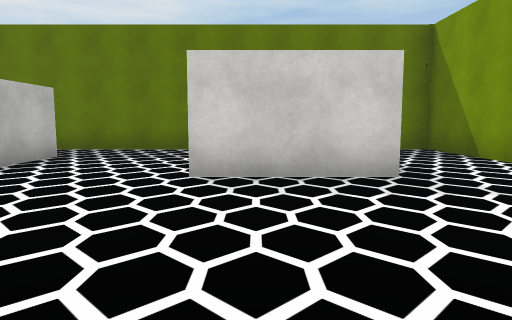
View 1 (above)

24 first-person views from a walk through a scene from a Unity 3-D project. The camera is 1.2 m above the floor, tilts 6° down and sees 70° across. The floor is counted in squares, 1.8 m on a side. Each view is taken from the middle of a square. On the plan, view 1 faces up. The plan holds only what a view shows up to about 11 squares ahead; the rest is blank. The place goes on beyond the plan. The player character is not drawn. Door leaves are left out, so doorways stand open. Some surface patterns are stand-ins.

View 2
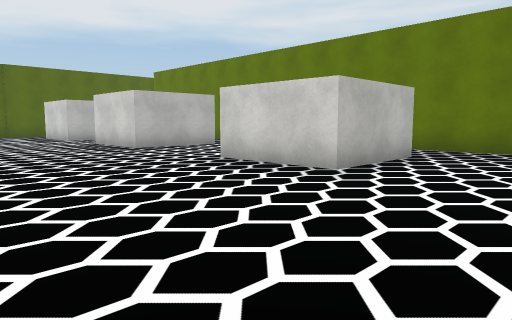

View 3
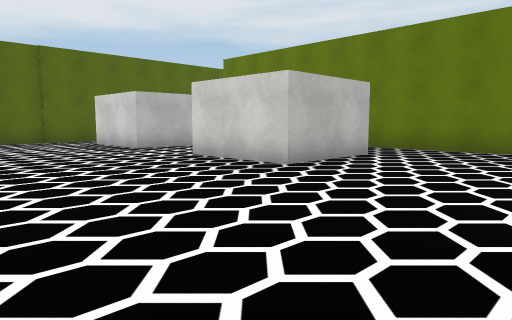

View 4
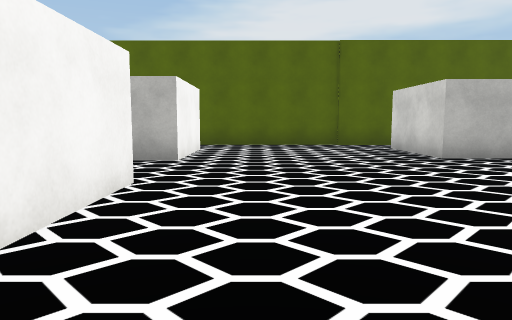

View 5
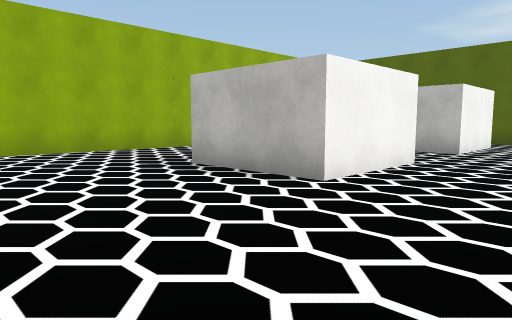

View 6
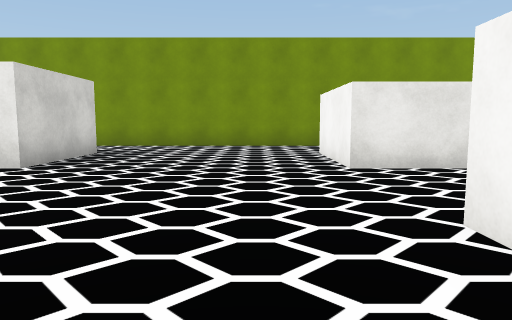

View 7
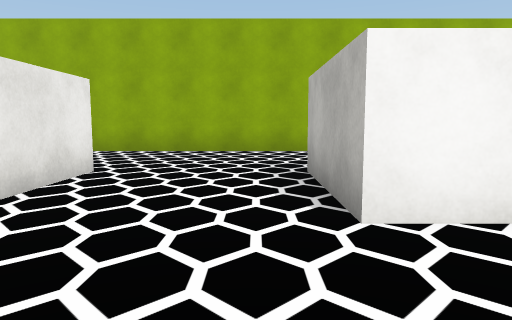

View 8
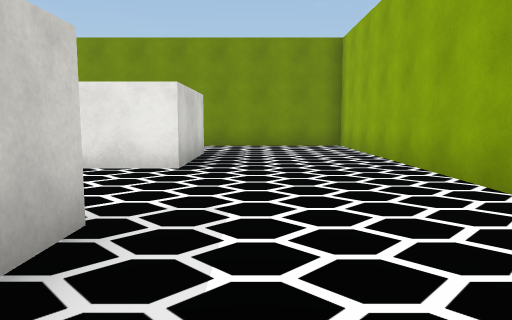

View 9
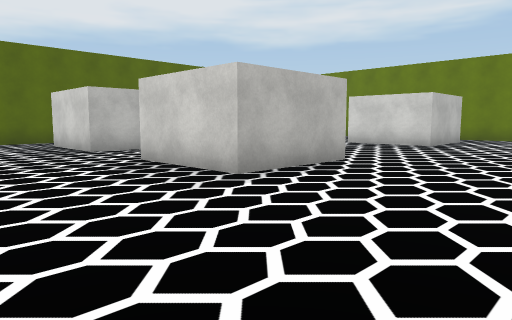

View 10
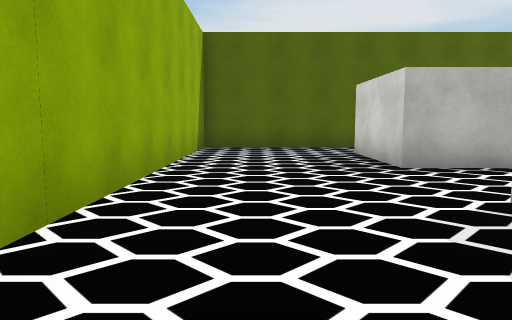

View 11
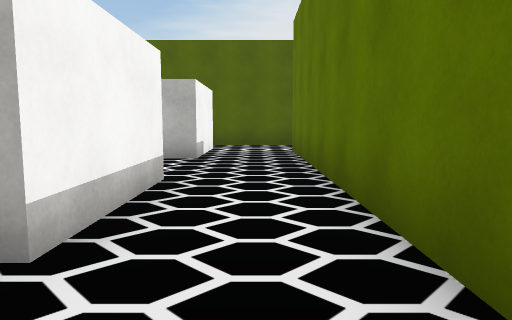

View 12
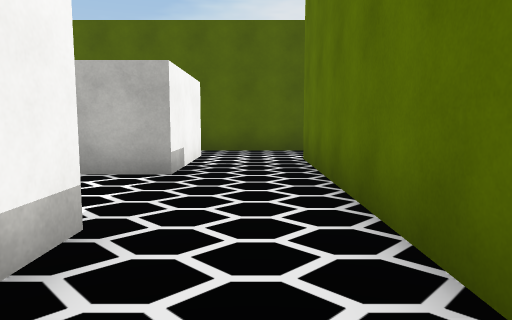

View 13
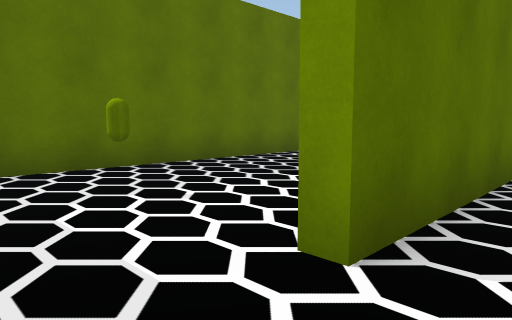

View 14
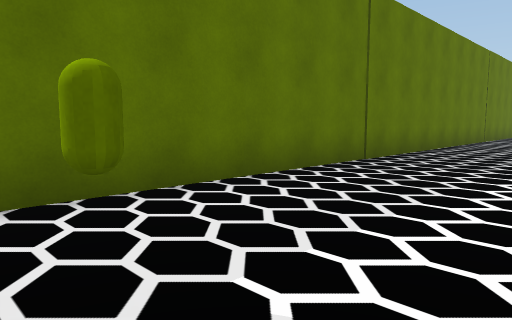

View 15
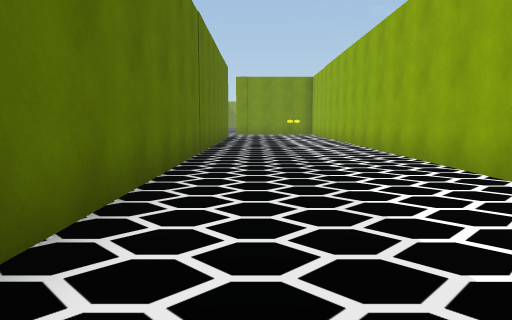

View 16
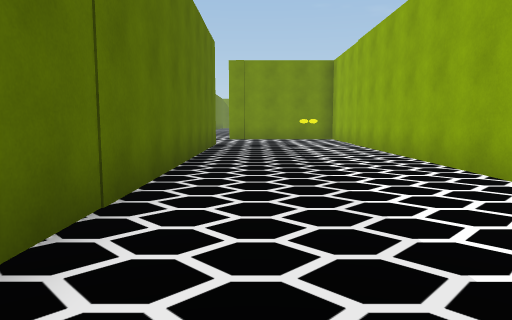

View 17
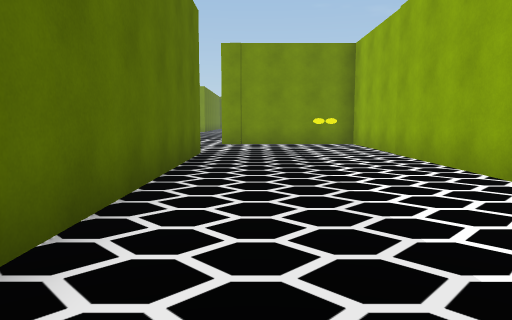

View 18
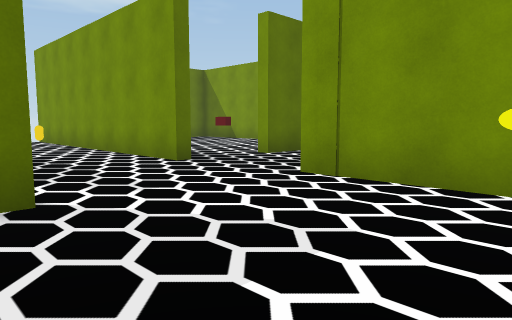

View 19
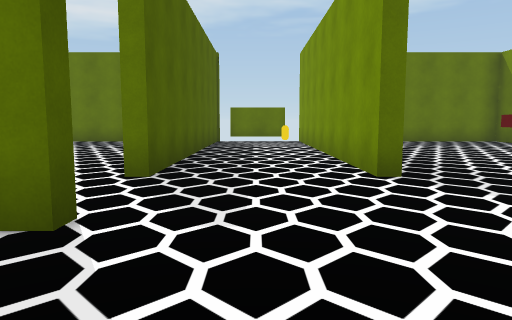

View 20
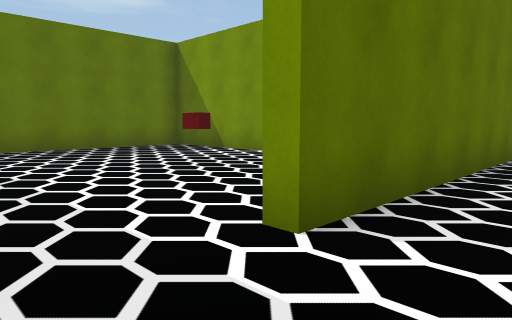

View 21
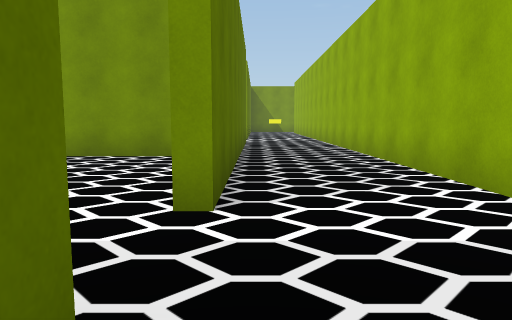

View 22
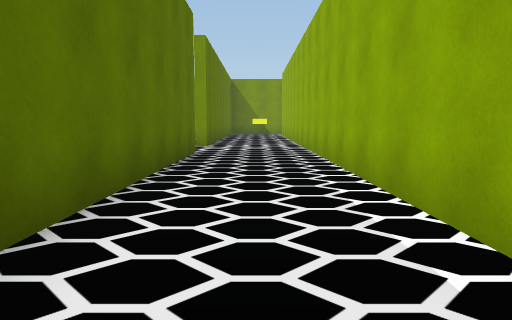

View 23
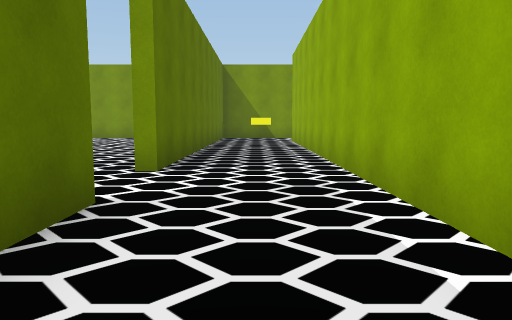

View 24
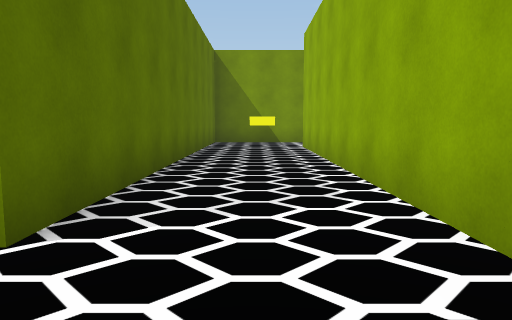

### Floor plan
Points are (right, up) in squares from view 1. A wall is a line through its corners. A room is listed if a view was taken in it or the views show most of it. See-through windows are left out.
Room 1 (views 1, 2, 3, 4, 5, 6, 7, 8, 9, 10, 11, 12, 13)
walls: (-4.8, -0.3) (-3.8, -0.3) (-3.8, -2.9) (-4.5, -2.9); (-12, -0.3) (-9.4, -0.3) (-9.4, -2.9) (-12, -2.9); (-3.8, 7) (-3.8, 4.4) (-6.4, 4.4); (-4.2, -6.3) (4.2, -6.3) (4.2, -2.5); (-12.2, 6.9) (-9.7, 6.9) (-9.7, 4.4) (-12.2, 4.4); (-7.5, 8.9) (-16.5, 8.9); (1.8, 4.4) (-0.8, 4.4) (-0.8, 4.8); (-1.6, 8.9) (-4.9, 8.9); (1.8, -2.9) (-0.8, -2.9) (-0.8, -0.3) (1.8, -0.3); (-16.9, -0.3) (-14.3, -0.3) (-14.3, -2.9) (-16.9, -2.9); (4.2, -0.9) (4.2, 8.9); (-17.1, 6.9) (-14.6, 6.9) (-14.6, 4.4) (-17.1, 4.4); (-18.5, -2.4) (-18.5, -6.3) (-7.4, -6.3); (-18.5, 4.9) (-18.5, -0.8); (-18.5, 9.1) (-18.5, 6.6)
ways out: open door at (-17.5, 9) to room 2
Room 2 (views 14, 15, 16, 17, 18, 19)
walls: (-7, 9.1) (7.9, 9.1) (7.9, 13.1); (4.9, 13.2) (-17.1, 13.2)
ways out: open door at (-17.5, 9) to room 1; opening at (6.5, 13) to room 3
objects: capsule (-16, 11); other object (7, 10)
Room 3 (views 20, 21, 22, 23, 24)
walls: (10.1, 12.7) (28.9, 12.7); (7.9, 15.3) (7.5, 15.3) (7.5, 22.2); (19, 15.3) (9.6, 15.3); (4.8, 22) (4.8, 15.4); (29.9, 13.4) (29.9, 14.2); (30, 15.3) (20.9, 15.3)
ways out: opening at (6.5, 13) to room 2; open door at (8.5, 15.5) to room 4; open door at (4.5, 14.5); open door at (19.5, 15.5); open door at (29.5, 13)
objects: other object (7, 21)
Room 4 (no view inside)
walls: (14.1, 16.6) (14.1, 23.3) (9.6, 23.3)
ways out: open door at (8.5, 15.5) to room 3
objects: block (12, 20)

Positions as (right, up) in squares from view 1, and headings:
1: (0, 0), facing up
2: (-1, 0), facing up-left
3: (-6, 0), facing up-left
4: (-8, 1), facing left
5: (-6, 2), facing down-left
6: (-6, 1), facing right
7: (-3, 2), facing down
8: (-6, -4), facing right
9: (-6, -6), facing up-left
10: (-9, -5), facing left
11: (-8, 8), facing left
12: (-10, 8), facing left
13: (-18, 8), facing up-right
14: (-17, 10), facing up-right
15: (-11, 12), facing right
16: (-6, 12), facing right
17: (-3, 12), facing right
18: (4, 10), facing up-right
19: (6, 11), facing up
20: (8, 14), facing up-right
21: (7, 15), facing right
22: (11, 14), facing right
23: (16, 14), facing right
24: (19, 14), facing right
